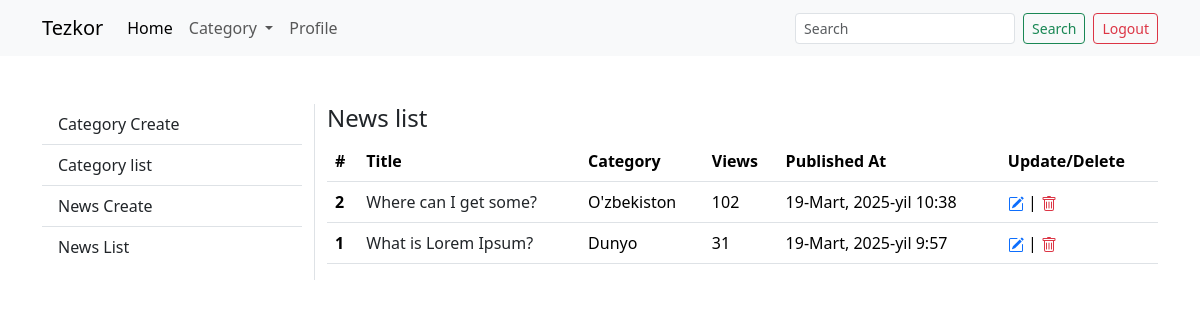
The app's page /news/list (signed in), older data.
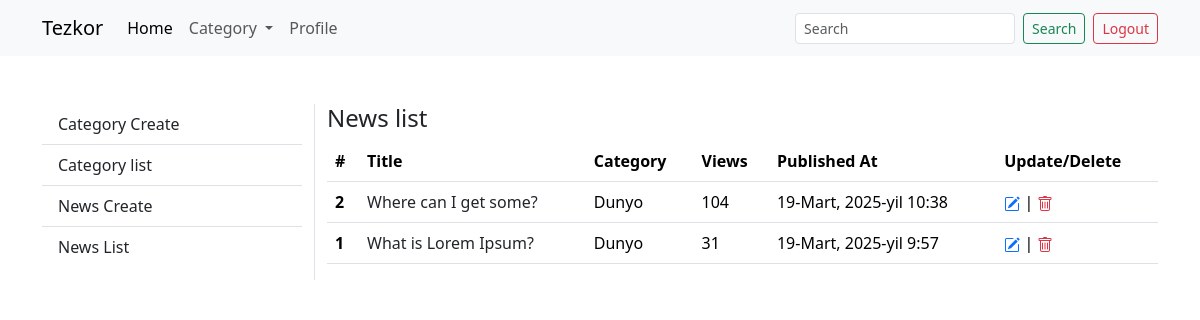
The same page, newer data.
### main/models/news.py (models this page shows, shortened)
class News(models.Model):
    category = models.ForeignKey(Category, on_delete=models.SET_NULL, null=True, blank=True)
    image = models.ImageField(upload_to="news/%Y-%m-%d/")
    title = models.CharField(max_length=255)
    subtitle = models.CharField(max_length=500)
    post = models.TextField()
    published_at = models.DateTimeField(auto_now_add=True)
    views_count = models.PositiveIntegerField(default=0)
    class Meta:
        ordering = ("-published_at",)

class Category(models.Model):
    name = models.CharField(max_length=100)
    order_num = models.PositiveIntegerField(default=0)
    class Meta:
        ordering = ("order_num",)

### main/views/news.py (the view)
# urls.py: path("news/list", views.news_list),
def news_list(request):
    objects_list = models.News.objects.all()
    return render(request, "news_list.html",
                  context={"objects_list": objects_list})

### main/my_context_processors.py (called while the page is built)
def my_variables(request):
    category_list = models.Category.objects.all()
    context = {
        "category_list": category_list
    }
    return context

### templates/news_list.html (shortened to what this page needs)
{% extends "user/profile.html" %}
{% block profile %}
<h4>News list</h4>
<table class="table">
    <thead>
    <tr>
        <th scope="col">#</th>
        <th scope="col">Title</th>
        <th scope="col">Category</th>
        <th scope="col">Views</th>
        <th scope="col">Published At</th>
        <th scope="col">Update/Delete</th>
    </tr>
    </thead>
    <tbody>
    {% for i in objects_list %}
    <tr>
        <th scope="row">{{ i.id }}</th>
        <td><a class="text-decoration-none text-dark"
               href="/news-detail/{{ i.id }}">{{ i.title }}</a></td>
        <td>{{ i.category.name }}</td>
        <td>{{ i.views_count }}</td>
        <td>{{ i.published_at }}</td>
        <td>
            <a href="/news/update/{{ i.id }}/" class="text-decoration-none">
            </a>
            |
            <a class="text-danger" data-bs-toggle="modal" data-bs-target="#exampleModal_{{ i.id }}" href=""
               type="button">
            </a>
        </td>
    </tr>
    {% endfor %}
    </tbody>
</table>
{% endblock %}

### templates/user/profile.html (shortened to what this page needs)
{% extends "../base.html" %}
{% block content %}
{% if user.is_authenticated %}
<br><br>
<div class="row">
    <div class="col-12 col-md-3 border-end">
        <ul class="list-group list-group-flush">
            <li class="list-group-item list-group-item-action">
                <a class="text-decoration-none text-dark"
                   href="/category/create/">Category Create</a>
            </li>
            <li class="list-group-item list-group-item-action">
                <a class="text-decoration-none text-dark"
                   href="/category/list">Category list</a>
            </li>
            <li class="list-group-item list-group-item-action">
                <a class="text-decoration-none text-dark"
                   href="/news/create/">News Create</a>
            </li>
            <li class="list-group-item list-group-item-action">
                <a class="text-decoration-none text-dark"
                   href="/news/list">News List</a>
            </li>
        </ul>
    </div>
    <div class="col-12 col-md-9">
        {% block profile %}
        {% endblock %}
    </div>
</div>
{% else %}
<br><br>
<p class="text-center">
    Sizda ruxsat yoq iltimos <a href="/auth/login">login</a> bo'ling
</p>
{% endif %}
{% endblock content %}

### templates/base.html (shortened to what this page needs)
<!doctype html>
{% load bootstrap5 %}
<html lang="en">
<head>
    <link href="https://cdn.jsdelivr.net/npm/bootstrap@5.3.3/dist/css/bootstrap.min.css" rel="stylesheet"
>
</head>
<body>
{% include "navbar.html" %}
<div class="container">
    {% block content %}
    {% endblock %}
</div>
</body>
</html>

### templates/navbar.html (shortened to what this page needs)
<nav class="navbar navbar-expand-lg bg-body-tertiary">
    <div class="container">
        <a class="navbar-brand" href="/">Tezkor</a>
        <div class="collapse navbar-collapse" id="navbarSupportedContent">
            <ul class="navbar-nav me-auto mb-2 mb-lg-0">
                <li class="nav-item">
                    <a class="nav-link active" aria-current="page" href="/">Home</a>
                </li>
                <li class="nav-item dropdown">
                    <a class="nav-link dropdown-toggle" href="#" role="button" data-bs-toggle="dropdown"
                       aria-expanded="false">
                        Category
                    </a>
                </li>
                {% if user.is_authenticated %}
                <li class="nav-item">
                    <a class="nav-link" aria-current="page" href="/user/profile">Profile</a>
                </li>
                {% endif %}
            </ul>
            <form class="d-flex me-2" method="get">
                <input name="search" class="form-control form-control-sm me-2" type="search" placeholder="Search"
                       aria-label="Search">
                <button class="btn btn-sm btn-outline-success" type="submit">Search</button>
            </form>
            {% if user.is_authenticated %}
            <a href="/auth/logout/" class="btn btn-sm btn-outline-danger">Logout</a>
            {% else %}
            <div class="btn-group" role="group" aria-label="Basic example">
                <a href="/auth/register/" class="btn btn-sm btn-primary">Register</a>
                <a href="/auth/login/" class="btn btn-sm btn-primary">Login</a>
            </div>
            {% endif %}
        </div>
    </div>
</nav>

Row changes from the older to the newer data that the page shows:
changed News "Where can I get some?": category.name "O'zbekiston" → "Dunyo"; views_count "102" → "104"
